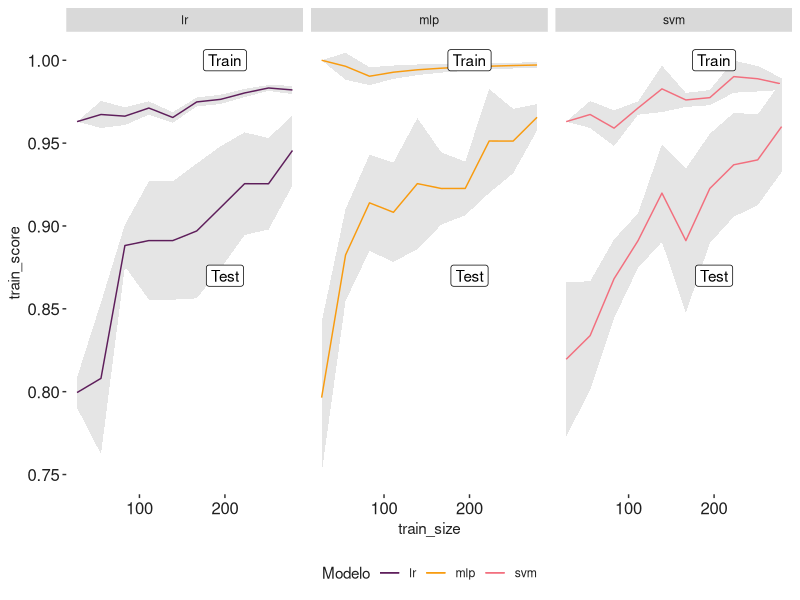
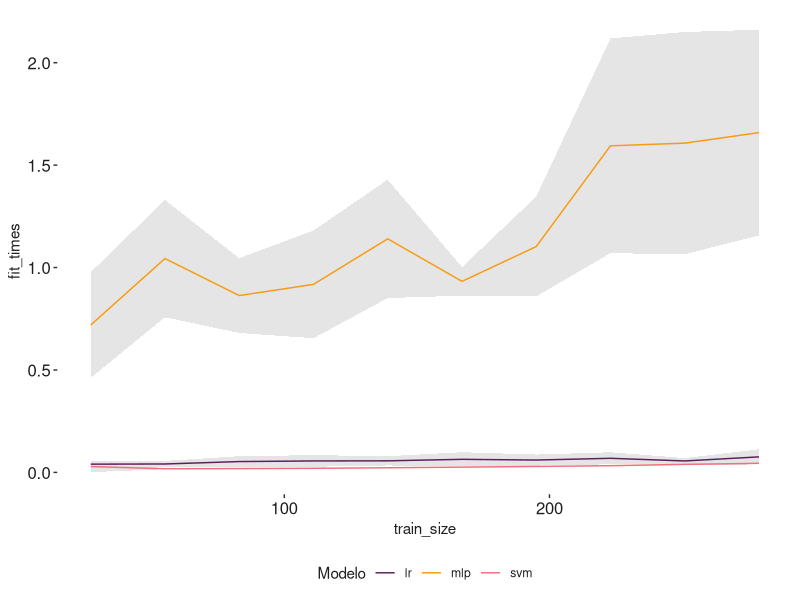
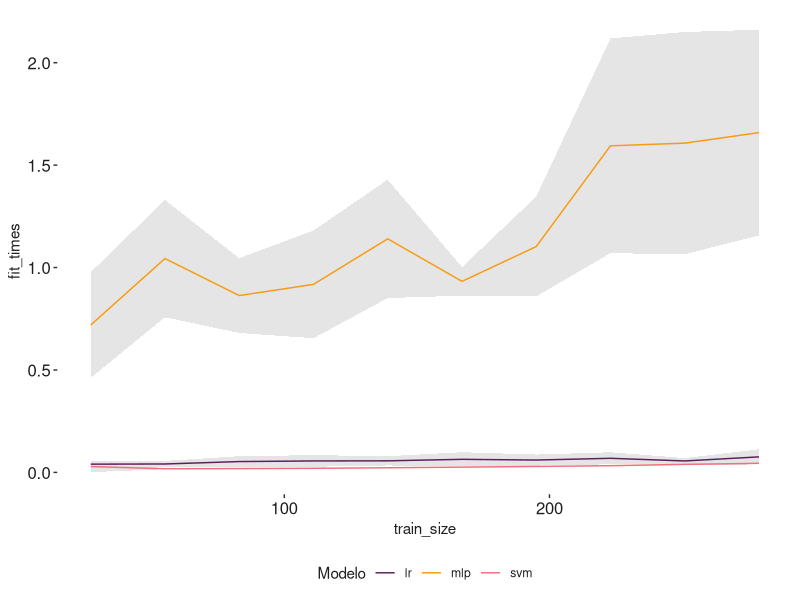

Here is the R script that generated these plots, in order:
#!/usr/bin/env Rscript
library(readr)
library(dplyr)
library(tidyr)
library(ggplot2)

# Learning curve
# read_csv("../predictions.csv") %>%
ler <- read_csv("learning_curve.csv") %>%
	select(train_size, models, starts_with("train_scores"), starts_with("test_scores")) %>%
	rowwise() %>%
	transmute(
		train_size = train_size,
		models = models,
		train_score = mean(c_across(starts_with("train_scores"))),
		train_deviation = sd(c_across(starts_with("train_scores"))),
		test_score = mean(c_across(starts_with("test_scores"))),
		test_deviation = sd(c_across(starts_with("test_scores")))) %>%
	ggplot(aes(x=train_size))+
		  geom_ribbon(
		  	aes(
		  		ymin = train_score-train_deviation,
		  		ymax = train_score+train_deviation),
		  	fill = "grey90")+
  geom_line(aes(y = train_score, colour=models))+
		  geom_ribbon(
		  	aes(
		  		ymin = test_score-test_deviation,
		  		ymax = test_score+test_deviation),
		  	fill = "grey90")+
  geom_line(aes(y = test_score, colour=models))+
  facet_wrap(~models)+
  scale_colour_manual(
    "Modelo",
     values = c("#5E1E5B","#F89B0F","#F26F7E"))+
  theme(
    # Use gray text for the region names
    axis.text.x = element_text(color = "gray12", size = 12),
    axis.text.y = element_text(color = "gray12", size = 12),
    # Move the legend to the bottom
    legend.position = "bottom",
    # Set default color and font family for the text
    text = element_text(color = "gray12"),
    # Make the background white and remove extra grid lines
    panel.background = element_rect(fill = "white", color = "white"),
    panel.grid = element_blank(),
    panel.grid.major.x = element_blank()
  )+
  annotate("label", x=200, y=1, label="Train")+
  annotate("label", x=200, y=0.87, label="Test")

ggsave("learning_curve2.pdf",
				ler, 
				dpi=300,
				width = 4000, 
				height = 2000, 
				units = "px",
				useDingbats=FALSE)
				
# Scalability of the model

sca <- read_csv("learning_curve.csv") %>%
	select(train_size, models, starts_with("fit_times_fold")) %>%
	rowwise() %>%
	transmute(
		train_size = train_size,
		models = models,
		fit_times = mean(c_across(starts_with("fit_times_fold"))),
		deviation = sd(c_across(starts_with("fit_times_fold")))) %>%
	ggplot(aes(x=train_size, group=models))+
		  geom_ribbon(
		  	aes(ymin = fit_times-deviation, ymax = fit_times+deviation),
		  	fill = "grey90")+
  geom_line(aes(y = fit_times, colour=models))+
#  facet_wrap(~models, scales="free")+
  scale_colour_manual(
    "Modelo",
     values = c("#5E1E5B","#F89B0F","#F26F7E"))+
  theme(
    # Use gray text for the region names
    axis.text.x = element_text(color = "gray12", size = 12),
    axis.text.y = element_text(color = "gray12", size = 12),
    # Move the legend to the bottom
    legend.position = "bottom",
    # Set default color and font family for the text
    text = element_text(color = "gray12"),
    # Make the background white and remove extra grid lines
    panel.background = element_rect(fill = "white", color = "white"),
    panel.grid = element_blank(),
    panel.grid.major.x = element_blank()
  )
ggsave("scalability.pdf",
				sca, 
				dpi=300,
				width = 2000, 
				height = 2000, 
				units = "px",
				useDingbats=FALSE)

# Performance of the model

perf <- read_csv("learning_curve.csv") %>%
	select(models, starts_with("fit_times_fold"), , starts_with("test_score")) %>%
		pivot_longer(cols=starts_with("test_score"), names_to="test_fold", values_to="test_score") %>%
		rowwise() %>%
		transmute(
			models = models,
			test_score = test_score,
			fit_times = mean(c_across(starts_with("fit_times_fold"))),
			deviation = sd(c_across(starts_with("fit_times_fold")))) %>%
		ggplot(aes(x=fit_times, y=test_score, colour=models))+
		  geom_ribbon(
		  	aes(
		  		ymin = fit_times-deviation,
		  		ymax = fit_times+deviation),
		  	colour = "grey90")+
		  geom_point()+
			geom_line()+
		facet_wrap(~models, scales="free")+
#  facet_wrap(~models, scales="free")+
  scale_colour_manual(
    "Modelo",
     values = c("#5E1E5B","#F89B0F","#F26F7E"))+
  theme(
    # Use gray text for the region names
    axis.text.x = element_text(color = "gray12", size = 12),
    axis.text.y = element_text(color = "gray12", size = 12),
    # Move the legend to the bottom
    legend.position = "bottom",
    # Set default color and font family for the text
    text = element_text(color = "gray12"),
    # Make the background white and remove extra grid lines
    panel.background = element_rect(fill = "white", color = "white"),
    panel.grid = element_blank(),
    panel.grid.major.x = element_blank()
  )

ggsave("scalability.pdf",
				sca, 
				dpi=300,
				width = 2000, 
				height = 2000, 
				units = "px",
				useDingbats=FALSE)

